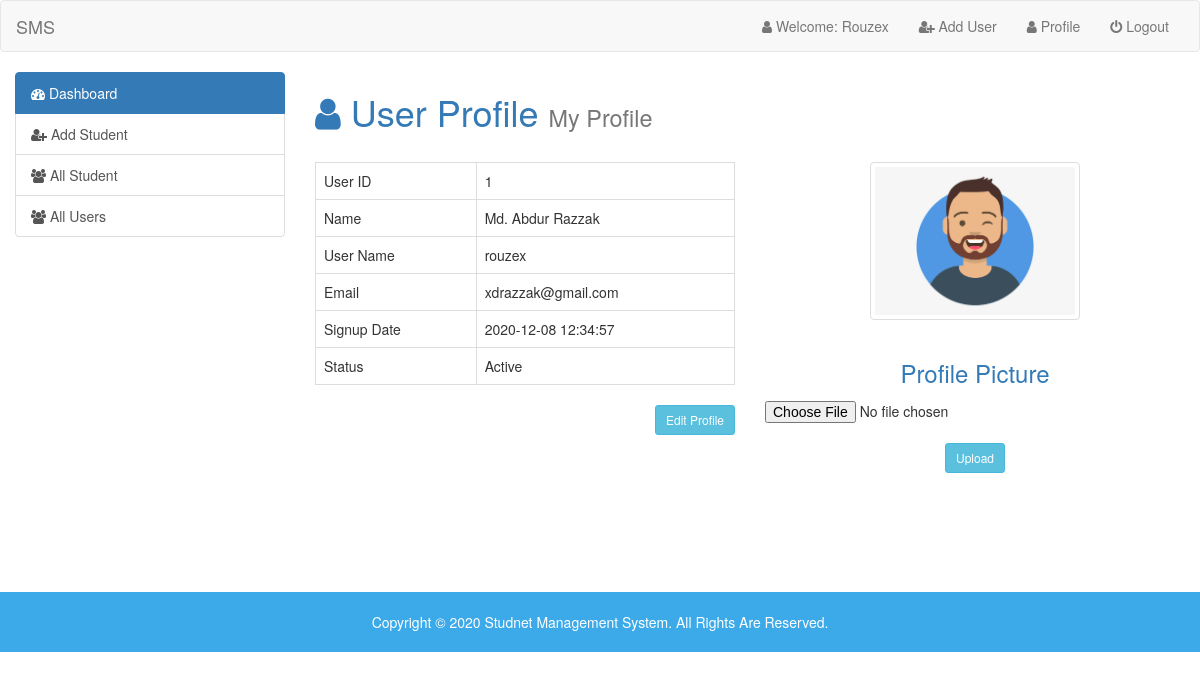
The page /admin/index.php?page=user-profile (signed in) on the database its author committed.
### tables this page shows
CREATE TABLE `users` (
  `id` int(5) NOT NULL,
  `name` varchar(50) NOT NULL,
  `email` varchar(50) NOT NULL,
  `username` varchar(50) NOT NULL,
  `password` varchar(100) NOT NULL,
  `photo` varchar(50) NOT NULL,
  `status` varchar(50) NOT NULL,
  `signin_date` timestamp NOT NULL DEFAULT current_timestamp()
);

### admin/user-profile.php (the view, shortened to what this page needs)
<h1 class="text-primary"><i class="fa fa-user"></i> User Profile <small> My Profile</small></h1>
<br>
<?php
$session_user = $_SESSION['user_login'];
$user_data = mysqli_query($link, "SELECT * FROM `users` WHERE `username` = '$session_user'");
$user_row = mysqli_fetch_assoc($user_data);
?>
<div class="row">
    <div class="col-sm-6">
        <table class="table table-bordered">
            <tr>
                <td>User ID</td>
                <td><?= $user_row['id']; ?></td>
            </tr>
            <tr>
                <td>Name</td>
                <td><?= $user_row['name']; ?></td>
            </tr>
            <tr>
                <td>User Name</td>
                <td><?= $user_row['username']; ?></td>
            </tr>
            <tr>
                <td>Email</td>
                <td><?= $user_row['email']; ?></td>
            </tr>
            <tr>
                <td>Signup Date</td>
                <td><?= $user_row['signin_date']; ?></td>
            </tr>
            <tr>
                <td>Status</td>
                <td>Active</td>
            </tr>
        </table>
        <a href="" class="btn btn-sm btn-info pull-right">Edit Profile</a>
    </div>
    <div class="col-sm-6 text-center">
        <a href="">
            <img width="50%" class="img-thumbnail" src="images/<?= $user_row['photo'] ?>" alt="">
        </a>
        <br>
        <br>
        <form action="" enctype="multipart/form-data" method="POST">
            <label for="photo">
                <h3 class="text-primary">Profile Picture</h3>
            </label>
            <input type="file" name="photo" id="photo"><br>
            <input type="submit" name="upload" value="Upload" class="btn btn-sm btn-info">
        </form>
    </div>
</div>

### rows shown on the page
users: id "1", name "Md. Abdur Razzak", username "rouzex", email "xdrazzak@gmail.com", signin_date "2020-12-08 12:34:57", photo (picture)
